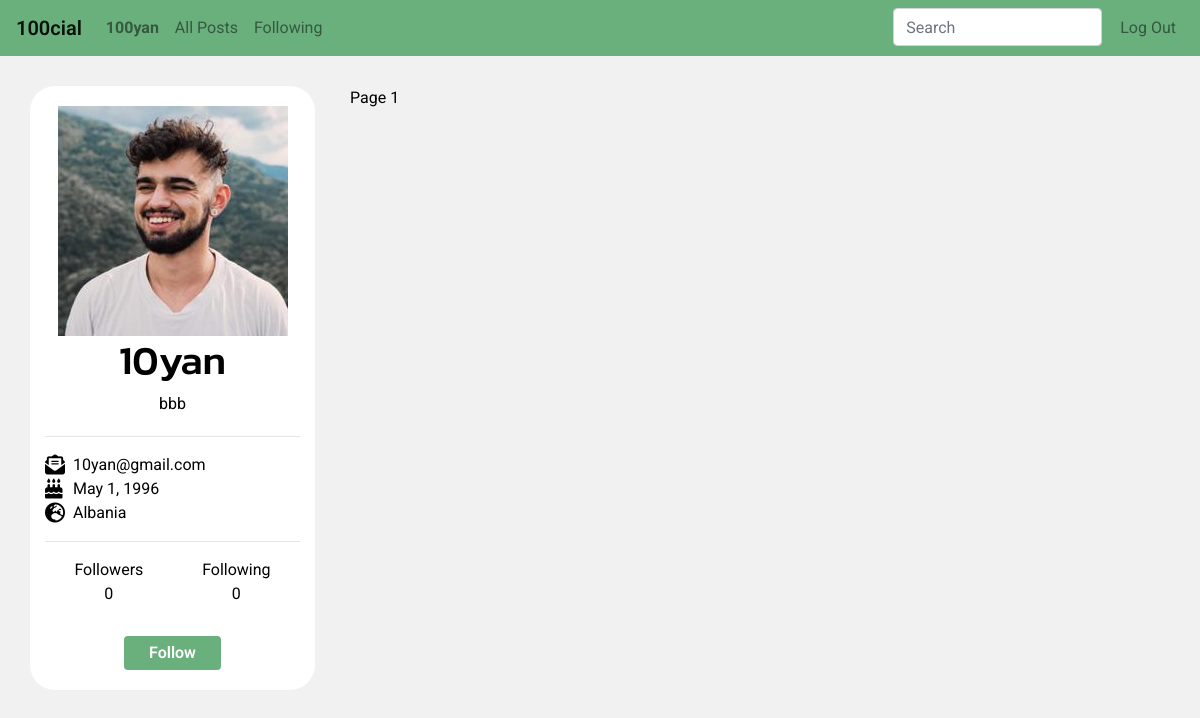
/user/7 (signed in), run on the app's committed database.
### network/models.py (models this page shows, shortened)
class User(AbstractUser):
    following = models.ManyToManyField('self', related_name='followers', blank=True)
    birthday = models.DateField(blank=True, null=True)
    nationality = CountryField(null=True)
    profile_pic = models.ImageField(upload_to="profile_pics", default='profile_pics/default.png')
    description = models.TextField(max_length=600, null=True)
    followed_by = models.IntegerField(blank=True, null=True, default=0)

### network/views.py (the view, shortened to what this page needs)
# urls.py: path('user/<int:id>', views.user_profile, name='user'),
def user_profile(request, id):
    user = User.objects.get(pk=id)
    if request.user.id:
        if request.user.id != user.pk:
            active_user = User.objects.get(pk=request.user.id)
            if active_user.following.filter(id=id).exists():
                status = 'Follow'
            else:
                status = 'Unfollow'
    post_list = Post.objects.filter(author=user).order_by('-timestamp')
    comments = Comment.objects.filter(post__in=post_list).order_by("-timestamp")
    p = Paginator(post_list, 10)
    page = request.GET.get('page')
    posts = p.get_page(page)
    context = {
        'profile': user,
        'posts': posts,
        'all_comments': comments,
        'create_post': PostForm,
        'add_comment': CommentForm,
        'user_details': UserDetails,
    }
    try:
        context['follows'] = status
    except UnboundLocalError:
        pass
    return render(request, 'network/user_profile.html', context)

### network/templates/network/user_profile.html (shortened to what this page needs)
{% extends 'network/layout.html' %}
{% block body %}
<div class="container" id="default-view">
    <div class="row">
        <div class="col-lg-3 profile">
            <div id="profile-heading">
                <img id="user-profile-pic"src="{{ profile.profile_pic.url }}" alt="profile picture">
                <h1>{{ profile }}</h1>
                <span id="user-description">{{ profile.description }}</span>
            </div>
            <hr>
            <div id="profile-details">
                <i class="fa-solid fa-envelope-open-text fa-lg mr-2"></i>{{ profile.email }}
                <span id="user-birthday"><i class="fa-solid fa-cake-candles fa-lg mr-2"></i>{{ profile.birthday }}</span>
                <span id="user-nationality"><i class="fa-solid fa-earth-europe fa-lg mr-2"></i>{{ profile.nationality.name }}</span>
                <hr>
                <div id="display-followers">
                    <div>
                        Followers
                        <span id="user-followers"> {{ profile.followed_by }}</span>
                    </div>
                    <div>
                        Following
                        <span id="user-following">{{ profile.following.count }}</span>
                    </div>
                </div>
            </div>
            {% if user.is_authenticated %}
                {% if user.id != profile.id %}
                    {% if follows == 'Follow' %}
                    <button class='btn btn-primary' data-profile-id='{{ profile.id }}' id="follow">Unfollow</button>
                    {% else %}
                    <button class='btn btn-primary' data-profile-id='{{ profile.id }}' id="follow">Follow</button>
                    {% endif %}
                {% else %}
                <button class='btn btn-primary' data-profile-id='{{ profile.id }}' id="edit-profile">Edit Details</button>
                {% endif %}
            {% endif %}
        </div>
        <div class="col-lg-8">
            {% include "network/content.html" %}
        </div>
    </div>
</div>
{% endblock %}

### network/templates/network/layout.html (shortened to what this page needs)
{% load static %}
<!DOCTYPE html>
<html lang="en">
    <head>
        <link rel="stylesheet" href="https://stackpath.bootstrapcdn.com/bootstrap/4.4.1/css/bootstrap.min.css">
        <link href="{% static 'network/styles.css' %}" rel="stylesheet">
    </head>
    <body>
        <nav class="navbar navbar-expand-lg navbar-light">
            <a class="navbar-brand" href="{% url 'index' %}">100cial</a>
            <div class="collapse navbar-collapse">
              <ul class="navbar-nav mr-auto mt-2 mt-lg-0">
                {% if user.is_authenticated %}
                    <li class="nav-item">
                        <a class="nav-link" href="{% url 'user' id=user.id %}"><strong>{{ user.username }}</strong></a>
                    </li>
                {% endif %}
                <li class="nav-item">
                    <a class="nav-link" href="{% url 'index' %}">All Posts</a>
                </li>
                {% if user.is_authenticated %}
                    <li class="nav-item">
                        <a class="nav-link" href="{% url 'following' %}">Following</a>
                    </li>
                {% endif %}
            </ul>
            <ul class="navbar-nav mr-right mt-2 mt-lg-0">
                <div id="search">
                    <div class="dropdown">
                        <input type="text" name="" id="dropdownMenu2" placeholder="Search" class="search-bar form-control dropdown-toggle" data-toggle="dropdown" aria-haspopup="true" aria-expanded="false">
                      </div>
                </div>
               {% if user.is_authenticated %}
                    <li class="nav-item">
                        <a class="nav-link" href="{% url 'logout' %}">Log Out</a>
                    </li>
                {% endif %}
            </ul>
            </div>
          </nav>
        <div class="body">
            {% block body %}
            {% endblock %}
        </div>
    </body>
</html>

### network/static/network/styles.css (style rules this page uses)
body { background-color: #f1f1f1; color: black; font-family: 'Roboto', sans-serif; }
ul { list-style-type: none; padding: 0; margin: 0; }
h1, h3, h5 { font-family: 'Kanit', sans-serif; }
#search { margin-right: 10px; }
.navbar { background-color: #6AB07D; }
.navbar-brand { font-weight: 600; }
.profile span { display: block; }
#profile-heading { margin: 10px 0 20px; }
#profile-details { text-align: left; }
#follow, #edit-profile { margin: 10px 20px 20px; }
a:any-link { color: black; }
.btn-primary { padding: 5px 25px; background-color: #6AB07D; font-weight: 600; border: none; }
.profile { background-color: #ffffff; border-radius: 25px; margin-right: 20px; text-align: center; height: fit-content; }
.fa-cake-candles { width: 20px; }
#user-profile-pic { margin-top: 10px; }
#display-followers { display: flex; justify-content: space-around; text-align: center; margin-bottom: 20px; }
.container { margin: 30px auto; }

### data on the page
User: username "100yan"
User: profile_pic (picture), username "10yan", description "bbb", email "10yan@gmail.com", birthday "May 1, 1996", nationality.name "Albania", followed_by "0", following.count "0"

### other printed values
{{ posts.number }} "1"
